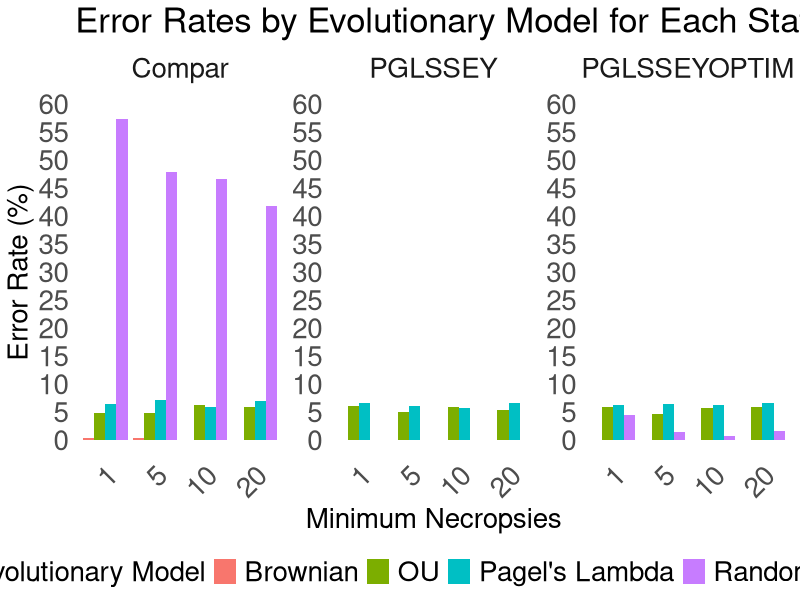
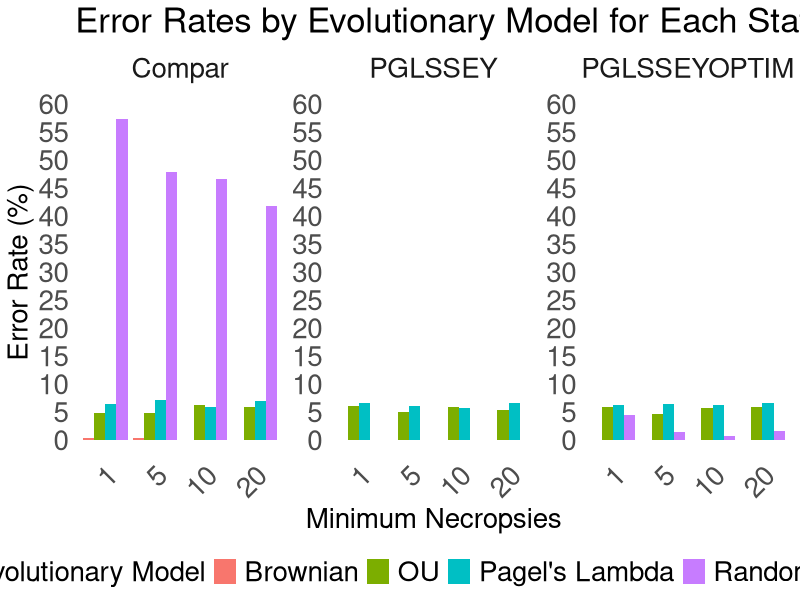

These figures' R source, in order:
# Load necessary libraries
library(dplyr)
library(ggplot2)
library(cowplot)

# Read in CSV files for each evolutionary model
resultsOU <- read.csv("./pglsLambdaSimResultsOU350123.csv")
resultsBrown <- read.csv("./pglsLambdaSimResultsBrown350123.csv")
resultsWhite <- read.csv("pglsLambdaSimResultsWhite350123.csv")
resultsPagel <- read.csv("./pglsLambdaSimResultsPagel350123.csv")

# Combine datasets and add evolutionary model information as a column
resultsOU$evo_model <- "OU"
resultsBrown$evo_model <- "Brownian"
resultsWhite$evo_model <- "Random Noise"
resultsPagel$evo_model <- "Pagel's Lambda"

# Combine all data into one dataframe
all_results <- bind_rows(resultsOU, resultsBrown, resultsWhite, resultsPagel)

# Adding error type category based on `simslope` and `pval` conditions
all_results <- all_results %>%
  mutate(error_type = case_when(
    simslope != 0 & pval > 0.05 ~ "False Negative",
    simslope == 0 & pval < 0.05 ~ "False Positive",
    TRUE ~ "Correct"
  ))

# Calculate error rates by `min`, `model`, and `evo_model`
error_rates <- all_results %>%
  group_by(min, model, evo_model) %>%
  mutate(total = n()) %>%
  group_by(min, model, evo_model, error_type) %>%
  summarise(count = n(), total = first(total), .groups = 'drop') %>%
  ungroup() %>%
  mutate(rate = count / total)



# Filter for False Negative and False Positive rates
filtered_rates <- error_rates %>%
  filter(error_type %in% c("False Negative", "False Positive")) %>%
  mutate(percent = rate * 100)

# Filter for False Negative and False Positive rates and calculate average error rate by model
average_error_rate_by_model <- error_rates %>%
  filter(error_type %in% c("False Negative", "False Positive")) %>%
  group_by(model) %>%
  summarise(avg_rate = sum(rate) / 16, .groups = 'drop') %>%  # Divide by 4 to account for the four model types
  mutate(percent = avg_rate * 100)

# Expand the data to include all combinations of min, model, evo_model, and error_type
expanded_rates <- expand.grid(
  min = unique(filtered_rates$min),
  model = unique(filtered_rates$model),
  evo_model = unique(filtered_rates$evo_model),
  error_type = c("False Negative", "False Positive")
)

# Filter expanded_rates to keep only valid combinations
expanded_rates <- expanded_rates %>%
  filter(
    (evo_model %in% c("Brownian", "OU", "Pagel's Lambda") & error_type == "False Negative") |
      (evo_model == "Random Noise" & error_type == "False Positive")
  )


brownian_zero_error <- expand.grid(
  min = unique(filtered_rates$min),
  model = unique(filtered_rates$model),
  evo_model = "Brownian",
  error_type = "False Negative"
) %>%
  mutate(percent = 0)

# Merge with the existing filtered_rates data
filtered_rates_with_gaps <- expanded_rates %>%
  left_join(filtered_rates, by = c("min", "model", "evo_model", "error_type")) %>%
  mutate(percent = ifelse(is.na(percent), 0, percent))

filtered_rates_with_gaps <- filtered_rates_with_gaps %>%
  bind_rows(brownian_zero_error)

# Plot with gaps and specific error type rules
ggplot(filtered_rates_with_gaps, aes(x = as.factor(min), y = percent, fill = evo_model)) +
  geom_bar(stat = "identity", position = position_dodge(width = 0.9), aes(group = interaction(evo_model, error_type))) +
  facet_wrap(~model, scales = "free_y") +
  labs(
    title = "Error Rates by Evolutionary Model for Each Statistical Model 150 Species",
    x = "Minimum Necropsies",
    y = "Error Rate (%)",
    fill = "Evolutionary Model"
  ) +
  theme_minimal() +
  theme(
    axis.text.x = element_text(angle = 45, hjust = 1),
    legend.position = "bottom",
    panel.grid = element_blank(),
    plot.title = element_text(size = 25),         # Increase title text size
    axis.title.x = element_text(size = 20),       # Increase x-axis label text size
    axis.title.y = element_text(size = 20),       # Increase y-axis label text size
    axis.text = element_text(size = 20),          # Increase tick text size
    strip.text = element_text(size = 20),         # Increase facet label text size
    legend.text = element_text(size = 20),        # Increase legend text size
    legend.title = element_text(size = 20)        # Increase legend title text size
  ) +
  scale_y_continuous(limits = c(0, 60), breaks = seq(0, 60, by = 5))

ggsave(file = "error50Species.pdf", width = 13, height = 10)